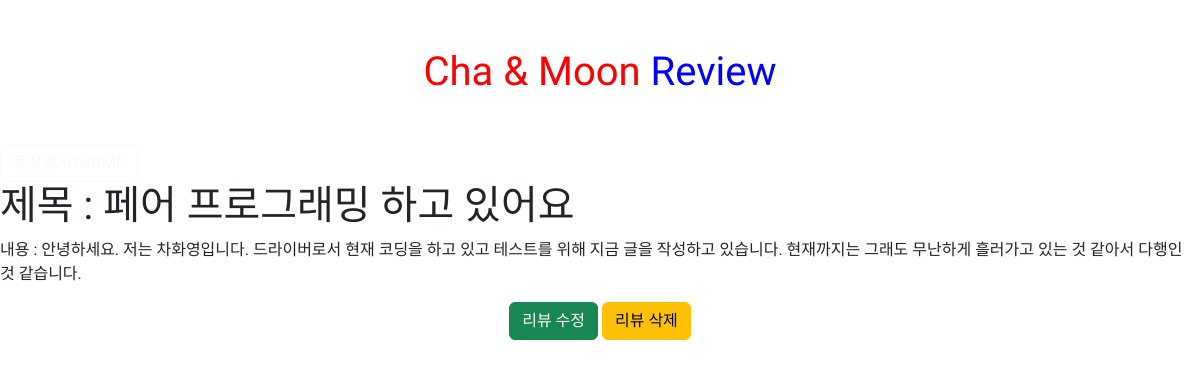
The app's page /detail/6 with its own data.
### movie/models.py (models this page shows)
class Review(models.Model):
    title = models.CharField(max_length=80)
    content = models.TextField()
    created_at = models.DateField(auto_now_add=True)
    updated_at = models.DateField(auto_now_add=True)

### movie/views.py (the view)
# urls.py: path('detail/<int:pk>', views.detail, name='detail'),
def detail(request, pk):
    pk = Review.objects.get(pk = pk)
    context = {
        'pk': pk,
    }
    return render(request, 'movie/detail.html', context)

### movie/templates/movie/detail.html
{% extends 'base.html' %} {% block content %}
<body>
  <h1>제목 : {{ pk.title }}</h1>
  <span> 내용 : {{ pk.content }} </span><br />
  <div style="text-align: center; margin-top: 1rem">
    <a href="{% url 'movie:edit' pk.pk %}" class="btn btn-success">리뷰 수정</a>
    <a href="{% url 'movie:delete' pk.pk %}" class="btn btn-warning"
      >리뷰 삭제</a
    >
  </div>
</body>
{% endblock %}

### templates/base.html (style rules this page uses)
body { font-family: "Black Han Sans", sans-serif; }

### records on screen
Review: title "페어 프로그래밍 하고 있어요", content "안녕하세요. 저는 차화영입니다. 드라이버로서 현재 코딩을 하고 있고 테스트를 위해 지금 글을 작성하고 있습니다. 현재까지는 그래도 무난하게 흘러가고 있는 것 같아서 다행인 것 같습니다."
